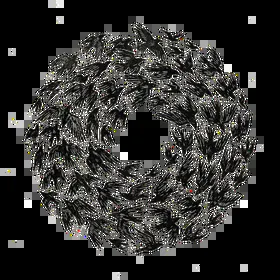
#> input picture web/public/alpine_birds.webp, 280 x 280 px, shrunk from 640 x 640 before the run, given in place of john_fellows_summit_panorama_1772683868871.png, which was not available
$ python mask_summit.py
#> lines starting #> are read from the running program, lines starting #| are printed output that depends on the picture; after the words box and inside, x2 and y2 are one past the last pixel; in counts of white or black regions, pixels touching at a corner belong together
import cv2
import numpy as np

path = "/Users/samherwig/.gemini/antigravity/brain/d4e40bb1-574e-46f5-a81e-4be1719c86cc/john_fellows_summit_panorama_1772683868871.png"
out_dir = "/Users/samherwig/Documents/Github/portfolio/web/public"
out_name = "summit_panorama.png"

img = cv2.imread(path, cv2.IMREAD_UNCHANGED)
#> img is the input picture: shape (280, 280, 4); mean B, G, R, A 44.9, 46.8, 47.1, 63.2

if img is not None:
    # Needs to be BGRA to have transparency
    if len(img.shape) == 3 and img.shape[2] == 3:
        img = cv2.cvtColor(img, cv2.COLOR_BGR2BGRA)

    # Find all white/off-white background colors (paper)
    # Convert to grayscale
    gray = cv2.cvtColor(img, cv2.COLOR_BGRA2GRAY)

    # Threshold: Anything brighter than 200 becomes transparent, darker becomes opaque
    _, mask = cv2.threshold(gray, 200, 255, cv2.THRESH_BINARY_INV)
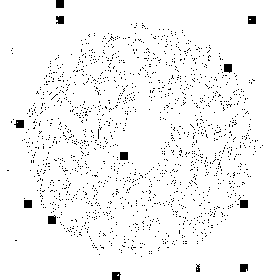
#> mask: shape (280, 280); 96.3% white; black in thin lines or dots

    # Apply inverted mask to the alpha channel
    img[:, :, 3] = mask

    out_path = f"{out_dir}/{out_name}"
    cv2.imwrite(out_path, img)
    print(f"Saved: {out_path}")
else:
    print("Failed to load image.")

$ run again, on web/public/alpine_fog.webp
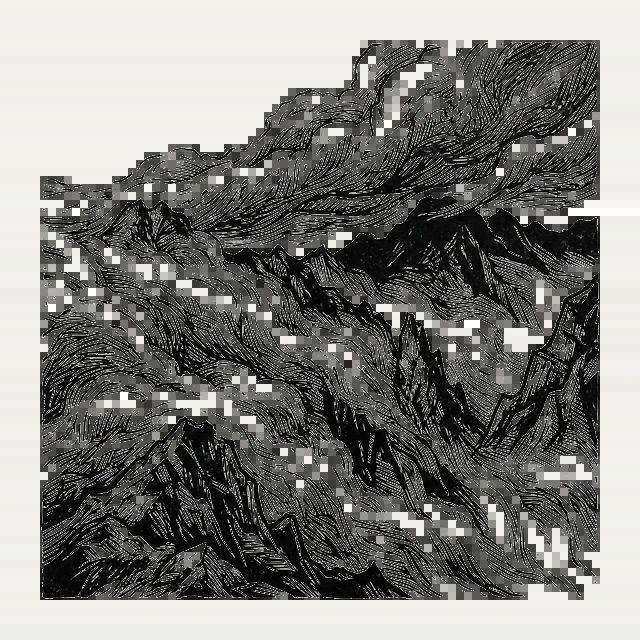
#> input picture web/public/alpine_fog.webp, 640 x 640 px, given in place of john_fellows_summit_panorama_1772683868871.png, which was not available
#> img is the input picture: shape (640, 640, 4); mean B, G, R, A 122.3, 125.5, 125.5, 99.5
#> `_, mask = cv2.threshold(gray, 200, 255, cv2.THRESH_BINARY_INV)`:
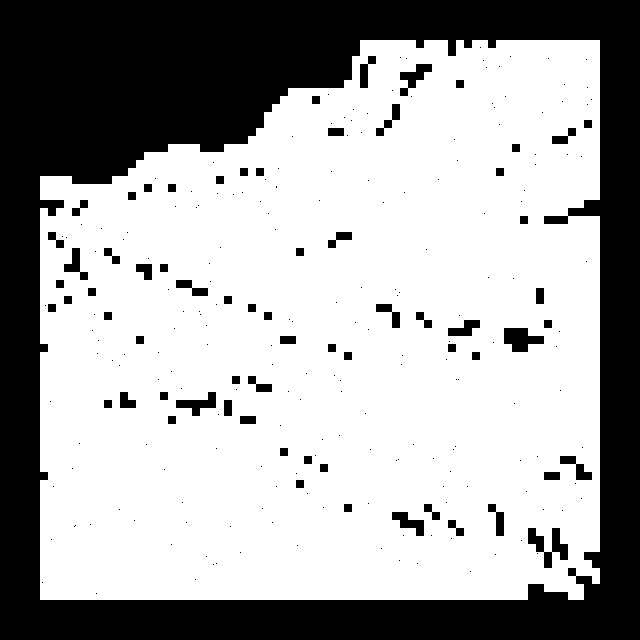
#> mask: shape (640, 640); 65.8% white; 260 black regions (192 under 20 px), largest, box (x1, y1, x2, y2) and area: (0, 0, 640, 640) 129984, (528, 528, 568, 568) 704, (504, 328, 544, 352) 640

$ run again, on web/public/alpine_wall.webp
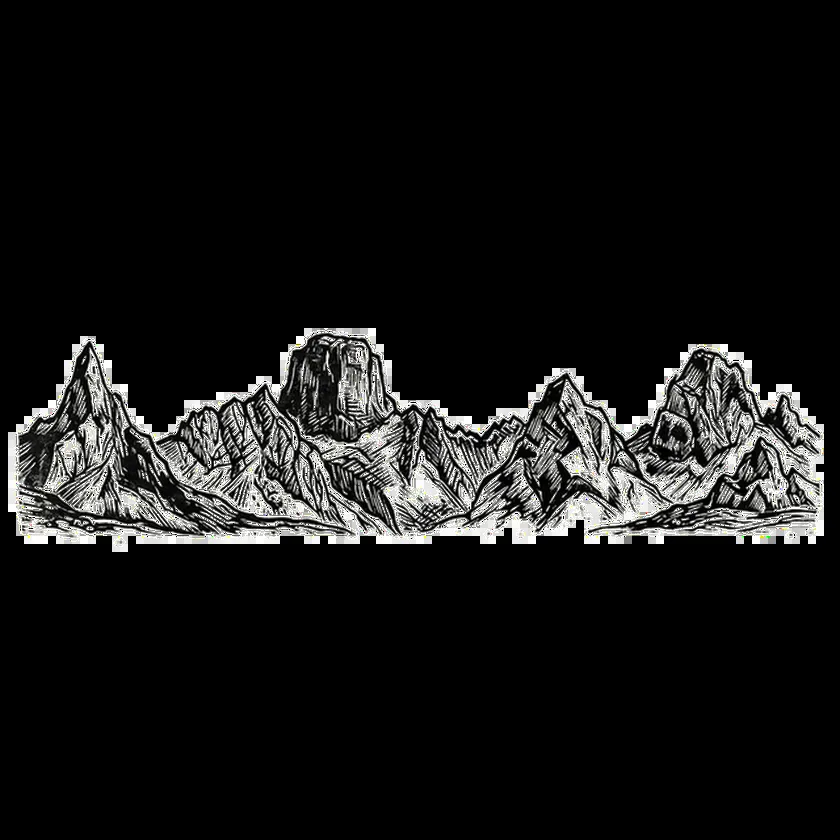
#> input picture web/public/alpine_wall.webp, 840 x 840 px, shrunk from 1280 x 1280 before the run, given in place of john_fellows_summit_panorama_1772683868871.png, which was not available
#> img is the input picture: shape (840, 840, 4); mean B, G, R, A 22.5, 23, 22.9, 25.8
#> `_, mask = cv2.threshold(gray, 200, 255, cv2.THRESH_BINARY_INV)`:
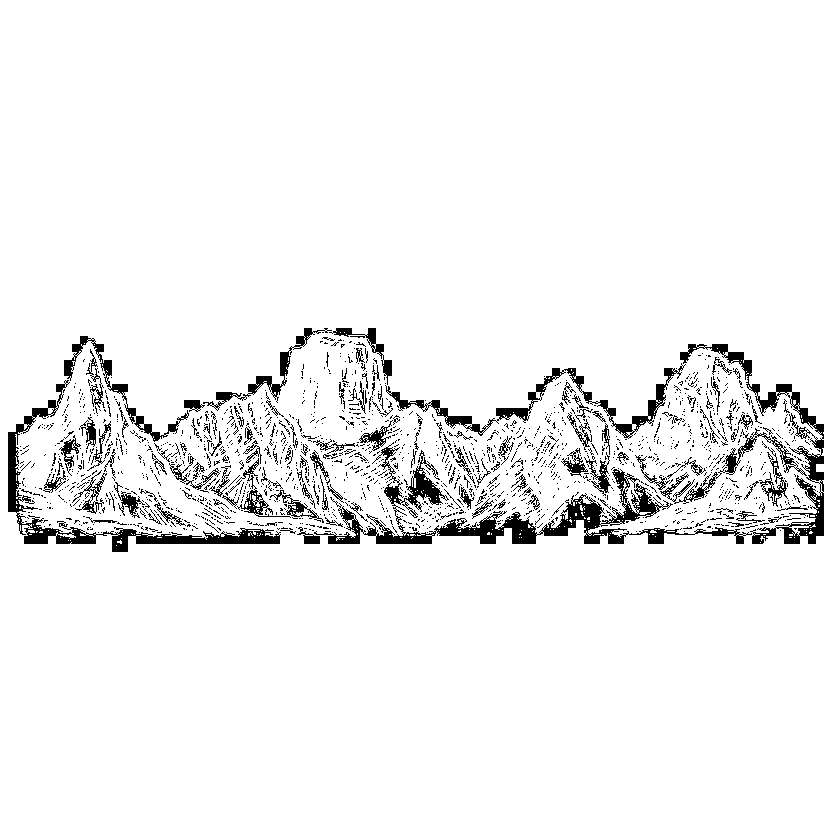
#> mask: shape (840, 840); 94.7% white; 1653 black regions (1510 under 20 px), largest, box (x1, y1, x2, y2) and area: (314, 469, 752, 544) 6151, (8, 380, 281, 552) 4224, (680, 344, 824, 544) 3491
